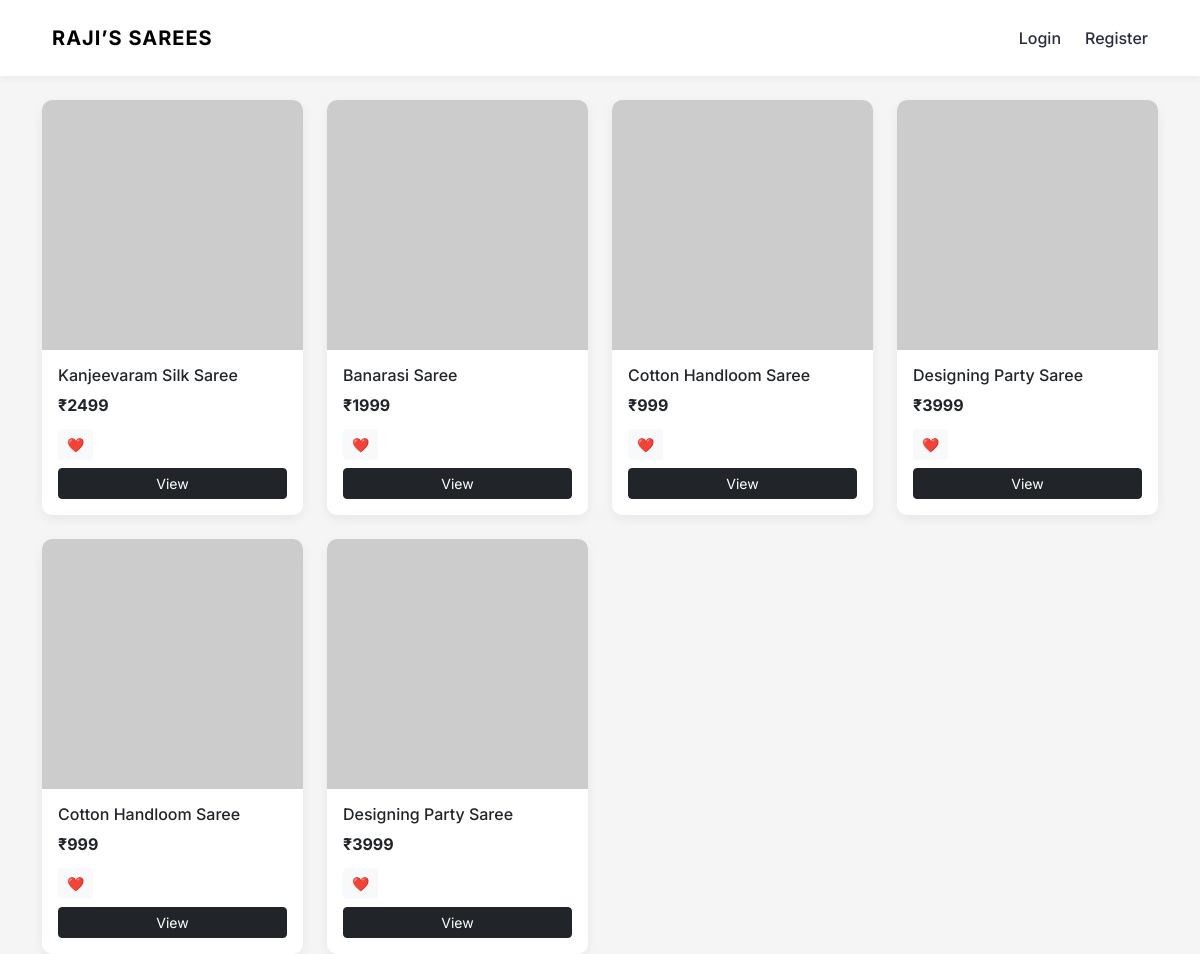
Before: / with the older database file.
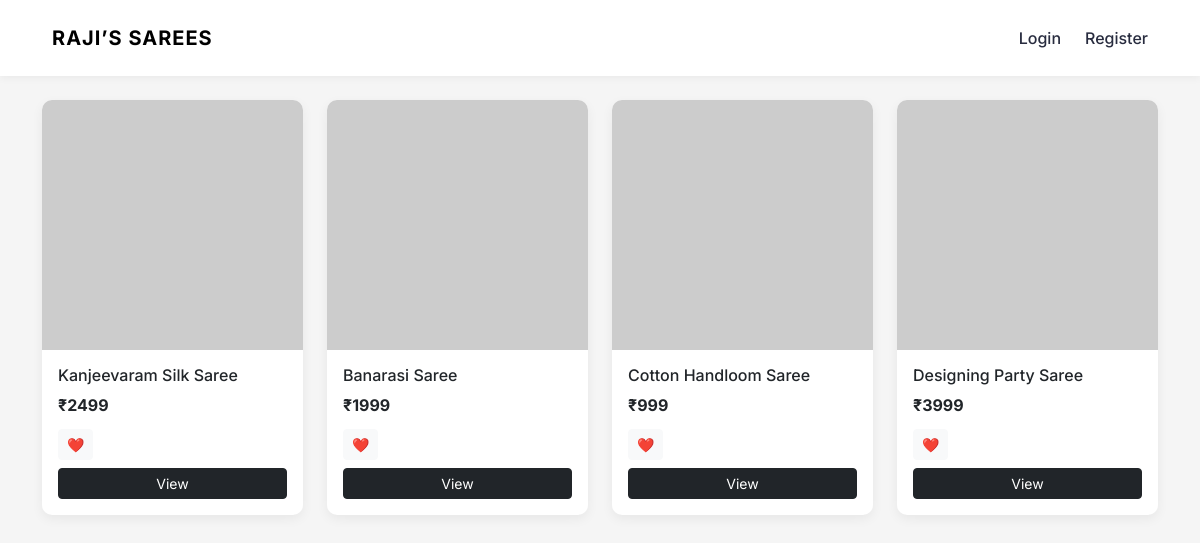
After: the same page with the newer database file.
### app.py (models this page shows)
class Product(db.Model):
    id = db.Column(db.Integer, primary_key=True)
    name = db.Column(db.String(150), nullable=False)
    mrp = db.Column(db.Integer, nullable=False)
    price = db.Column(db.Integer, nullable=False)
    stock = db.Column(db.Integer, nullable=False)
    image = db.Column(db.String(300), nullable=False)
    description = db.Column(db.Text, nullable=False)

### app.py (the view)
@app.route("/")
def home():
    products = Product.query.all()
    return render_template("home.html", sarees=products)

### app.py (called while the page is built)
@app.context_processor
def inject_cart_count():
    if current_user.is_authenticated:
        count = db.session.query(
            func.sum(CartItem.quantity)
        ).filter_by(user_id=current_user.id).scalar()
        return {"cart_count": count or 0}
    return {"cart_count": 0}

### templates/home.html (shortened to what this page needs)
{% extends "base.html" %}
{% block content %}
<div class="row g-4">
  {% for product in sarees %}
  <div class="col-md-3 col-sm-6">
    <div class="card product-card h-100">
      <img src="{{ product.image }}" class="card-img-top" alt="{{ product.name }}">
      <div class="card-body">
        <h6 class="card-title">{{ product.name }}</h6>
        <p class="mb-1 fw-bold">₹{{ product.price }}</p>
        <form method="POST" action="/wishlist/toggle/{{ product.id }}">
          <button class="btn btn-light btn-sm mt-2">❤️</button>
        </form>
        <a href="/product/{{ product.id }}" class="btn btn-dark btn-sm w-100 mt-2">
          View
        </a>
      </div>
    </div>
  </div>
  {% endfor %}
</div>
{% endblock %}

Changed rows visible on the page:
removed Product: name "Cotton Handloom Saree", price "999"
removed Product: name "Designing Party Saree", price "3999"
